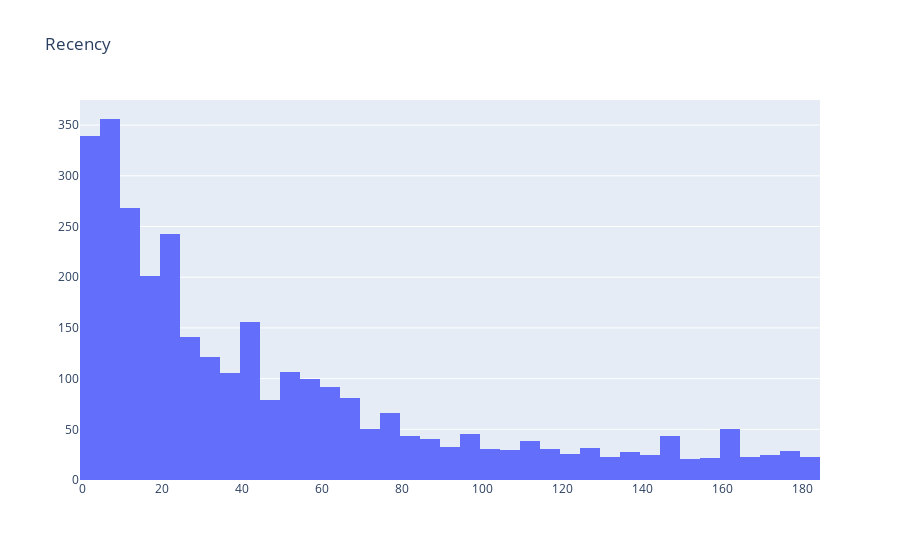

Notebook code for this chart:
### Code cell
# plot recency
plot_data = [
    go.Histogram(
        x=tx_user['Recency']
    )
]
plot_layout = go.Layout(
        title='Recency'
    )
fig = go.Figure(data=plot_data, layout=plot_layout)
pyoff.iplot(fig)

### Figure 1 — Plotly figure (JSON) as saved in the notebook; plotly's stock layout.template omitted (floating-point values rounded to 4 significant figures; data arrays with more than 128 entries replaced by an {"elided": "..."} marker saying what was removed)
{"data": [{"type": "histogram", "x": {"elided": "3167 int values"}}], "layout": {"title": {"text": "Recency"}}}
